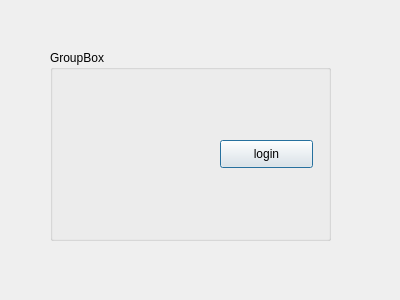
<?xml version="1.0" encoding="UTF-8"?>
<ui version="4.0">
 <class>Dialog</class>
 <widget class="QDialog" name="Dialog">
  <property name="geometry">
   <rect>
    <x>0</x>
    <y>0</y>
    <width>400</width>
    <height>300</height>
   </rect>
  </property>
  <property name="windowTitle">
   <string>Dialog</string>
  </property>
  <widget class="QGroupBox" name="groupBox">
   <property name="geometry">
    <rect>
     <x>50</x>
     <y>50</y>
     <width>281</width>
     <height>191</height>
    </rect>
   </property>
   <property name="title">
    <string>GroupBox</string>
   </property>
   <widget class="QPushButton" name="pushButton_login">
    <property name="geometry">
     <rect>
      <x>170</x>
      <y>90</y>
      <width>93</width>
      <height>28</height>
     </rect>
    </property>
    <property name="text">
     <string>login</string>
    </property>
   </widget>
  </widget>
 </widget>
 <resources/>
 <connections/>
</ui>
